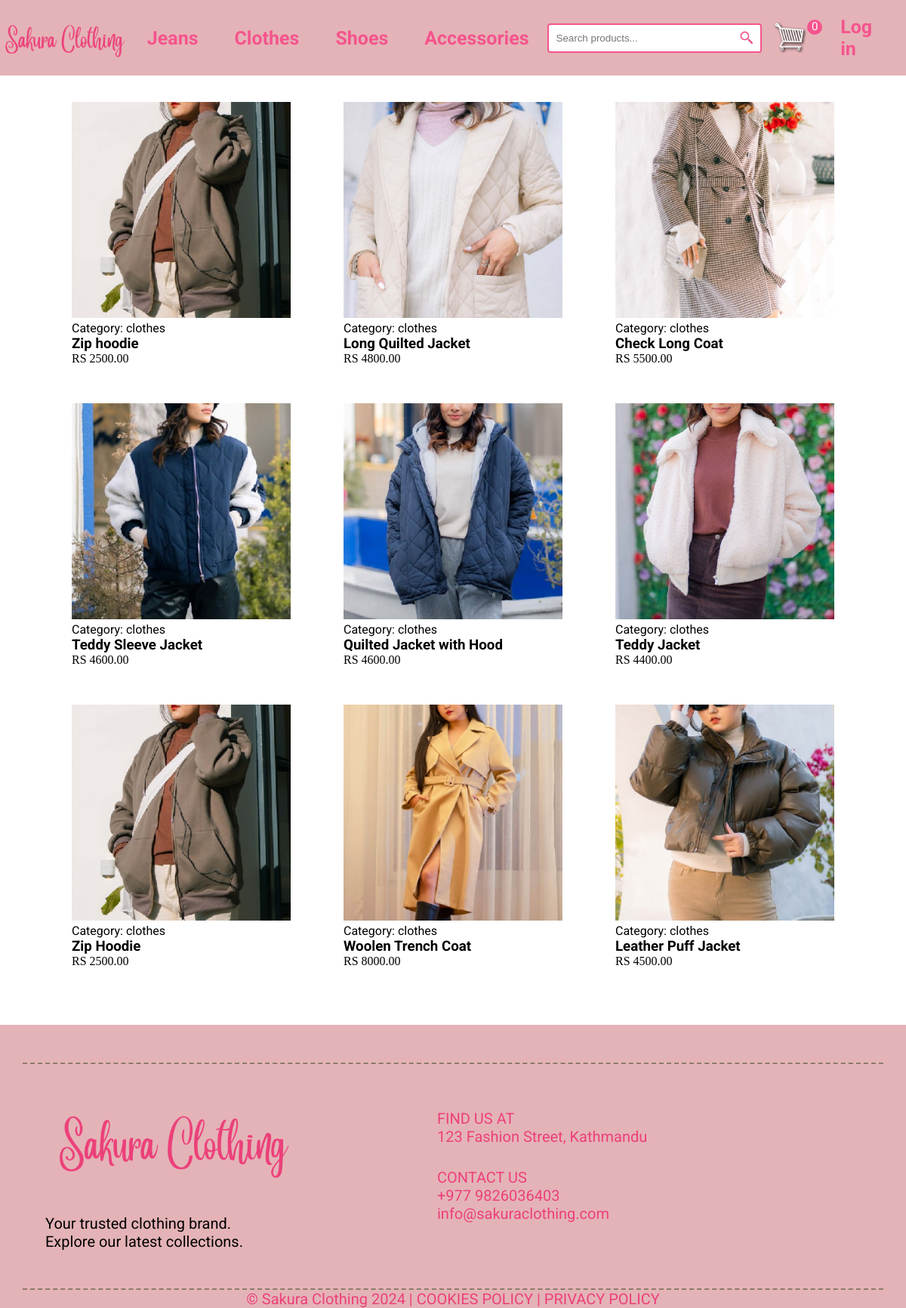
Page /clothes/ on the committed database.
### store/models.py (models this page shows, shortened)
class Product(models.Model):
    name = models.CharField(max_length=200)
    price = models.DecimalField(max_digits=10, decimal_places=2)
    digital = models.BooleanField(default=False, null=True, blank=True)
    image = models.ImageField(upload_to='products/', null=True, blank=True)
    category = models.ForeignKey(Category, on_delete=models.CASCADE, null=True)
    @property
    def imageURL(self):
        try:
            url = self.image.url
        except:
            url = ''
        return url

class Category(models.Model):
    name = models.CharField(max_length=50)

### store/views.py (the view)
# urls.py: path('clothes/', views.clothes, name='clothes'),
def clothes(request):
    data = cartData(request)
    cartItems = data['cartItems']
    category = get_object_or_404(Category, name='clothes')
    products = Product.objects.filter(category=category)
    context = {'products': products, 'cartItems': cartItems}
    return render(request, 'store/clothes.html', context)

### store/utils.py (called while the page is built, shortened)
def cookieCart(request):
	try:
		cart = json.loads(request.COOKIES['cart'])
	except:
		cart = {}
		print('CART:', cart)
	items = []
	order = {'get_cart_total':0, 'get_cart_items':0, 'shipping':False}
	cartItems = order['get_cart_items']
	return {'cartItems':cartItems ,'order':order, 'items':items}

def cartData(request):
	if request.user.is_authenticated:
		customer = request.user.customer
		order, created = Order.objects.get_or_create(customer=customer, complete=False)
		items = order.orderitem_set.all()
		cartItems = order.get_cart_items
	else:
		cookieData = cookieCart(request)
		cartItems = cookieData['cartItems']
		order = cookieData['order']
		items = cookieData['items']
	return {'cartItems':cartItems ,'order':order, 'items':items}

### templates/store/clothes.html (shortened to what this page needs)
{% extends 'store/base.html' %}
{% load static %}
{% block extra_css %}
<link rel="stylesheet" type="text/css" href="{% static 'css/product.css' %}">
{% endblock %}
{% block content %}
    <div class="display">
        {% for product in products %}
        <div class="box">
            <div class="hover">
                <img src="{{ product.imageURL }}" alt="{{ product.name }}">
            </div>
            <p>Category: {{ product.category.name }}</p>
            <h3>{{ product.name }}</h3>
            <rs>RS {{ product.price|floatformat:2 }}</rs>
        </div>
        {% empty %}
        <p>No clothes available.</p>
        {% endfor %}
    </div>
{% endblock %}

### templates/store/base.html (shortened to what this page needs)
{% load static %}
<!DOCTYPE html>
<html lang="en">
<head>
    <link rel="stylesheet" type="text/css" href="{% static 'css/style.css' %}">
    {% block extra_css %}{% endblock %}
</head>
<body>
    <header class="navigation">
        <div class="logo">
            <a href="{% url 'index' %}">
                <img src="{% static 'images/logo.png' %}" alt="Sakura Clothing Logo">
            </a>
        </div>
        <div class="category">
            <nav>
                <ul>
                    <li><a href="{% url 'jeans' %}">Jeans</a></li>
                    <li><a href="{% url 'clothes' %}">Clothes</a></li>
                    <li><a href="{% url 'shoes' %}">Shoes</a></li>
                    <li><a href="{% url 'accessories' %}">Accessories</a></li>
                </ul>
            </nav>
        </div>
        <div class="search-bar">
            <form method="get" action="{% url 'search' %}" class="search-form">
                <input type="text" name="query" placeholder="Search products..." required class="search-input">
                <img src="{% static 'images/search-icon.png' %}"
                     alt="Search" class="search-icon" onclick="this.closest('form').submit()">
            </form>
        </div>
        <div class="cart">
            <nav>
                <ul>
                    <a href="{% url 'cart' %}">
                        <img  id="cart-icon" src="{% static 'images/cart.png' %}">
                    </a>
                    <p id="cart-total">{{cartItems}}</p>
                </ul>
            </nav>
        </div>
        <div class="menu">
            <nav>
                <ul>
                    {% if request.user.is_authenticated %}
                    <li><a href="{% url 'userauths:logout' %}">Log out</a></li>
                    {% else %}
                    <li><a href="{% url 'userauths:login' %}">Log in</a></li>
                    {% endif %}
                </ul>
            </nav>
        </div>
    </header>
    {% block content %}
    {% endblock content %}
    <footer>
        <div class="divider"></div>
        <div class=" container">
            <div class="footer-col1">
                <img src="{% static 'images/logo.png' %}" alt="Footer Logo">
                <p>Your trusted clothing brand.</p>
                <p>Explore our latest collections.</p>
            </div>
            <div class="footer-col2">
                <div class="col2-col1">
                    <p>FIND US AT</p>
                    <p>123 Fashion Street, Kathmandu</p>
                </div>
                <div class="col2-col2">
                    <p>CONTACT US</p>
                    <p>+977 9826036403</p>
                    <p>info@sakuraclothing.com</p><br>
                </div>
            </div>
        </div>
        <div class="divider"></div>
        <div class="footer">
            <p>© Sakura Clothing 2024 | COOKIES POLICY | PRIVACY POLICY</p>
        </div>
    </footer>
</body>
</html>

### static/css/style.css (style rules this page uses)
* { margin: 0; padding: 0; box-sizing: border-box; }
h1, h2, h3, h4, h5, h6 , p, a { font-family: "Roboto", sans-serif; font-style: normal; color: black; }
body { background-color: white; }
.logo { padding-left: 0px; width: 180px; }
.logo img { width: 100%; }
.navigation { background-color: #e4b3b7; display: flex; justify-content: space-evenly; align-items: center; }
.navigation ul li a { font-size: 25px; font-weight: 700; color: #f5548d; text-decoration: none; }
nav ul { display: flex; justify-content: right; list-style: none; }
nav ul li { margin: 0 2cqi; }
.divider { width: 100%; border-top: 2px #8d7b68 dashed ; margin-top: 50px; }
.container { width: 100%; display: inline-flex; }
footer { background-color: #e4b3b7; display: flex; flex-direction: column; padding: 0 30px; bottom: 0; }
.footer-col1 { padding: 0 30px; width: 35%; }
.footer-col1 img { padding: 5px; width: 100%; }
.footer-col2 { padding-top: 60px; padding-left: 150px; width: 50%; display: inline-flex; flex-direction: column; gap: 30px; }
.footer-col2 p { color: #ec407a; }
footer p { text-align: left; font-size: 20px; }
.footer p { text-align: center; color:#ec407a; }
#cart-icon { width:45px; display: inline-block; margin-left: 15px; }
#cart-total { display: block; text-align: center; color:white; background-color:#f5548d; width: 20px; height: 20px; border-radius: 50%; font-family: "Roboto", sans-serif; font-style: normal; font-size: 15px; }
.search-bar { width: 300px; }
.search-form { position: relative; }
.search-input { width: 100%; padding: 10px 40px 10px 10px; box-sizing: border-box; border: 2px solid #f5548d; border-radius: 4px; }
.search-icon { position: absolute; right: 10px; top: 50%; transform: translateY(-50%); cursor: pointer; width: 20px; height: 20px; }

### static/css/product.css (style rules this page uses)
.display { padding: 30px; justify-content: center; width: 100%; display: flex; flex-wrap: wrap; justify-content: space-evenly; }
.box { padding: 5px; justify-content: center; width: 300px; margin-bottom: 40px; position: relative; overflow: hidden; }
.box img { z-index: 0; width: 100%; }
.box .hover { position: relative; }

### rows in the picture
Product: imageURL (picture), category.name "clothes", name "Zip hoodie", price "2500.00"
Product: imageURL (picture), category.name "clothes", name "Long Quilted Jacket", price "4800.00"
Product: imageURL (picture), category.name "clothes", name "Check Long Coat", price "5500.00"
Product: imageURL (picture), category.name "clothes", name "Teddy Sleeve Jacket", price "4600.00"
Product: imageURL (picture), category.name "clothes", name "Quilted Jacket with Hood", price "4600.00"
Product: imageURL (picture), category.name "clothes", name "Teddy Jacket", price "4400.00"
Product: imageURL (picture), category.name "clothes", name "Zip Hoodie", price "2500.00"
Product: imageURL (picture), category.name "clothes", name "Woolen Trench Coat", price "8000.00"
Product: imageURL (picture), category.name "clothes", name "Leather Puff Jacket", price "4500.00"

### other values in the picture
{{ cartItems }} "0"
